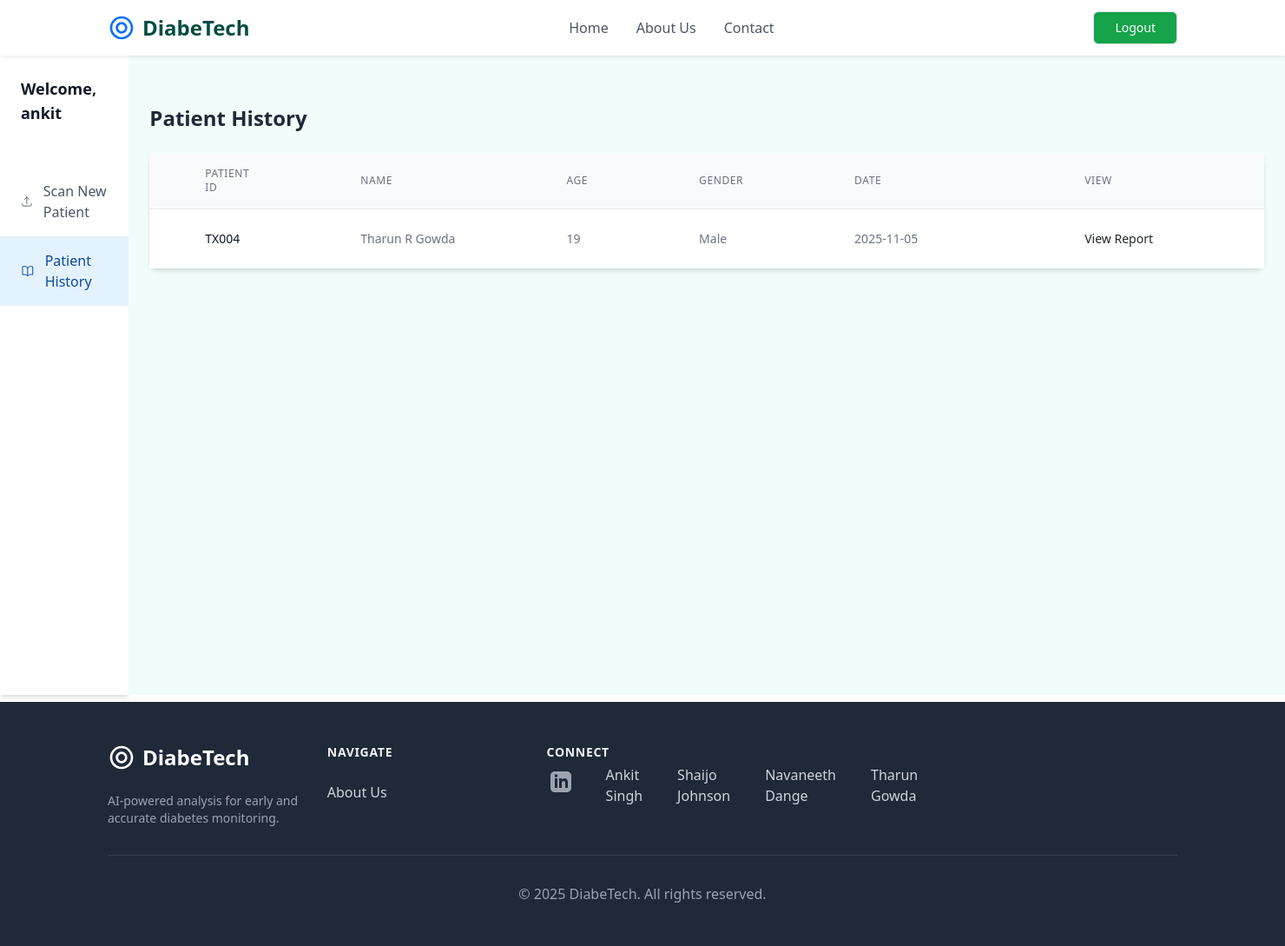
The app's page /patienthistory (signed in) with its own data.
### retinopathy/modules.py (models this page shows, shortened)
class User(db.Model, UserMixin):
    id = db.Column(db.Integer, primary_key = True)
    username = db.Column(db.String(20), unique = True, nullable = False)
    email = db.Column(db.String(120), unique = True, nullable = False)
    password = db.Column(db.String(60), nullable = False)
    patients = db.relationship('Patient', backref = 'doctor', lazy = True)

class Patient(db.Model):
    patient_id = db.Column(db.String(20), unique = True, nullable = False, primary_key = True)
    name = db.Column(db.String(100), nullable = False)
    age = db.Column(db.Integer, nullable = False)
    sex = db.Column(db.String(10), nullable = False)
    RightEye_image_file = db.Column(db.String(100), nullable = False, default = 'default.jpg')
    LeftEye_image_file = db.Column(db.String(100), nullable = False, default = 'default.jpg')
    RightEye_diagnosis = db.Column(db.String(200), nullable = False)
    LeftEye_diagnosis = db.Column(db.String(200), nullable = False)
    date_uploaded = db.Column(db.DateTime, nullable = False, default = datetime.utcnow)
    user_id = db.Column(db.Integer, db.ForeignKey('user.id'), nullable = False)
    processed_RightEye_image_file = db.Column(db.String(100), nullable = True)
    processed_LeftEye_image_file = db.Column(db.String(100), nullable = True)
    RightEye_prediction = db.Column(db.Integer, nullable = True)
    LeftEye_prediction = db.Column(db.Integer, nullable = True)

### retinopathy/routes.py (the view)
@app.route('/patienthistory')
@login_required
def patient_history():
	patients = Patient.query.filter_by(user_id=current_user.id).all()
	return render_template('patienthistory.html', patients=patients)

### retinopathy/modules.py (called while the page is built)
@login_manager.user_loader
def load_user(user_id):
    return User.query.get(int(user_id))

### retinopathy/templates/patienthistory.html (shortened to what this page needs)
{% extends "layout.html" %}
{% block content %}
<div class="flex h-screen" style="height: calc(100vh - 64px);">
            <aside class="w-64 bg-white shadow-md hidden md:block">
                <div class="py-4 px-6">
                    <h2 class="text-lg font-semibold text-gray-900">Welcome, {{ current_user.username }}</h2>
                </div>
                <nav class="mt-6">
                    <a href="{{ url_for('analyze_image') }}" data-page="scan-patient" class="flex items-center px-6 py-3 text-gray-600 hover:bg-gray-100">
                        <svg class="h-6 w-6" xmlns="http://www.w3.org/2000/svg" fill="none" viewBox="0 0 24 24" stroke-width="1.5" stroke="currentColor"><path stroke-linecap="round" stroke-linejoin="round" d="M3 16.5v2.25A2.25 2.25 0 005.25 21h13.5A2.25 2.25 0 0021 18.75V16.5m-13.5-9L12 3m0 0l4.5 4.5M12 3v13.5" /></svg>
                        <span class="ml-3">Scan New Patient</span>
                    </a>
                    <a href="{{ url_for('patient_history') }}" data-page="patient-list" class="flex items-center px-6 py-3 bg-secondary-light text-secondary-dark font-medium">
                        <span class="ml-3">Patient History</span>
                    </a>
                </nav>
            </aside>
<div class="p-4 md:p-8 bg-teal-50 flex-1">
    <main>
        <div class="mt-8">
            <h2 class="text-2xl font-semibold text-gray-800 mb-4">Patient History</h2>
                <div class="mt-6 bg-white shadow-md rounded-lg ">
                    <table class="w-auto divide-y divide-gray-200">
                        <thead class="bg-gray-50">
                            <tr>
                                <th scope="col" class="px-16 py-3 text-left text-xs font-medium text-gray-500 uppercase tracking-wider">Patient ID</th>
                                <th scope="col" class="px-16 py-3 text-left text-xs font-medium text-gray-500 uppercase tracking-wider">Name</th>
                                <th scope="col" class="px-16 py-3 text-left text-xs font-medium text-gray-500 uppercase tracking-wider">Age</th>
                                <th scope="col" class="px-16 py-3 text-left text-xs font-medium text-gray-500 uppercase tracking-wider">Gender</th>
                                <th scope="col" class="px-16 py-3 text-left text-xs font-medium text-gray-500 uppercase tracking-wider">Date</th>
                                <th scope="col" class="px-32 py-3 text-left text-xs font-medium text-gray-500 uppercase tracking-wider">View</th>
                            </tr>
                        </thead>
                        <tbody class="bg-white divide-y divide-gray-200">
                        {% for patient in patients %}
                            <tr>
                                <td class="px-16 py-4 whitespace-nowrap text-sm font-medium text-gray-900">{{ patient.patient_id }}</td>
                                <td class="px-16 py-4 whitespace-nowrap text-sm text-gray-500">{{ patient.name }}</td>
                                <td class="px-16 py-4 whitespace-nowrap text-sm text-gray-500">{{ patient.age }}</td>
                                <td class="px-16 py-4 whitespace-nowrap text-sm text-gray-500">{{ patient.sex }}</td>
                                <td class="px-16 py-4 whitespace-nowrap text-sm text-gray-500">{{ patient.date_uploaded.strftime('%Y-%m-%d') }}
                                <td class="px-32 py-4 whitespace-nowrap text-right text-sm font-medium">
                                    <a href="{{ url_for('patient_report', patient_id=patient.patient_id) }}" class="text-secondary-DEFAULT hover:text-secondary-dark">View Report</a>
                                </td>
                            </tr>
                        {% endfor %}
                        </tbody>
                    </table>
                </div>
            </div>
        </main>
    </div>
{% endblock content %}

### records on screen
User: username "ankit"
Patient: patient_id "TX004", name "Tharun R Gowda", age "19", sex "Male", date_uploaded "2025-11-05"
